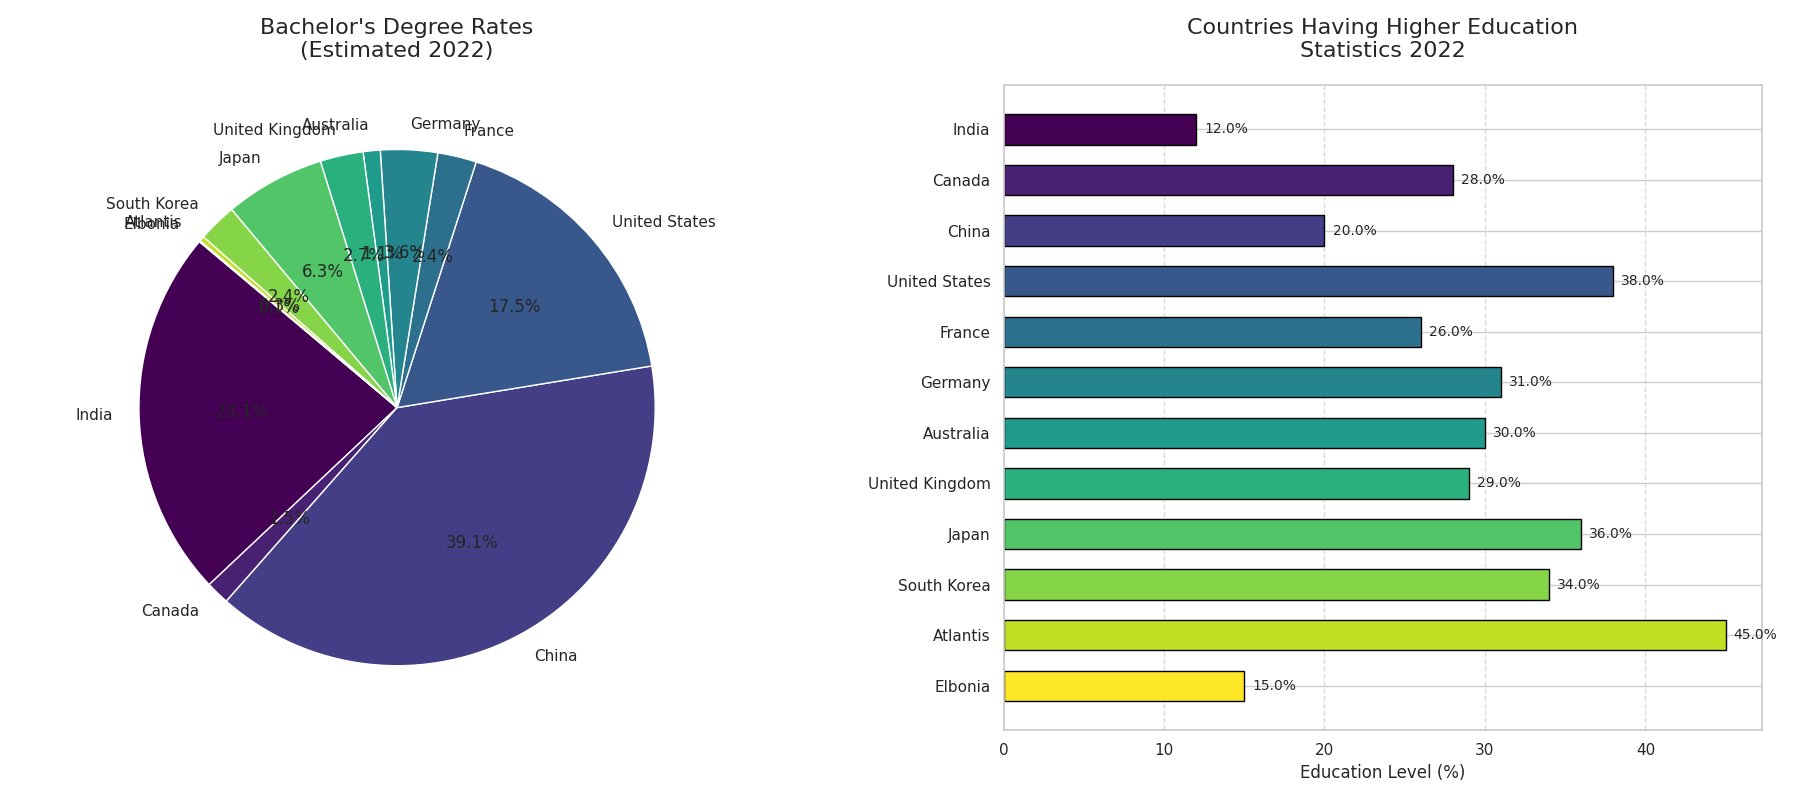

Here is the Python script that generated this plot:
import matplotlib.pyplot as plt
import numpy as np

# Updated Data
countries = [
    "India", "Canada", "China", "United States", "France",
    "Germany", "Australia", "United Kingdom", "Japan", "South Korea",
    "Atlantis", "Elbonia"
]
education_percentages = [
    12.0, 28.0, 20.0, 38.0, 26.0,
    31.0, 30.0, 29.0, 36.0, 34.0,
    45.0, 15.0
]
population_millions = [
    1393.0, 38.0, 1412.0, 332.0, 67.5,
    83.2, 25.7, 67.2, 125.8, 51.7,
    5.0, 3.5
]

# Calculate degree holders in millions for all countries
degree_holders_millions = [pop * (pct / 100) for pop, pct in zip(population_millions, education_percentages)]

colors = plt.cm.viridis(np.linspace(0, 1, len(countries)))

# Create the plots
fig, axes = plt.subplots(nrows=1, ncols=2, figsize=(18, 8))

# Plot pie chart with updated data
axes[0].pie(degree_holders_millions, labels=countries, autopct='%1.1f%%', startangle=140, colors=colors)
axes[0].set_title('Bachelor\'s Degree Rates\n(Estimated 2022)', fontsize=16, pad=20)

# Plot horizontal bar chart with updated data
bars = axes[1].barh(countries, education_percentages, color=colors, edgecolor='black', height=0.6)
axes[1].set_title('Countries Having Higher Education\nStatistics 2022', fontsize=16, pad=20)
axes[1].set_xlabel('Education Level (%)', fontsize=12)
axes[1].invert_yaxis()
axes[1].xaxis.grid(True, linestyle='--', alpha=0.7)

for bar in bars:
    width = bar.get_width()
    axes[1].text(width + 0.5, bar.get_y() + bar.get_height()/2, f'{width}%', va='center', ha='left', fontsize=10)

plt.tight_layout()
plt.subplots_adjust(wspace=0.3)

plt.show()
